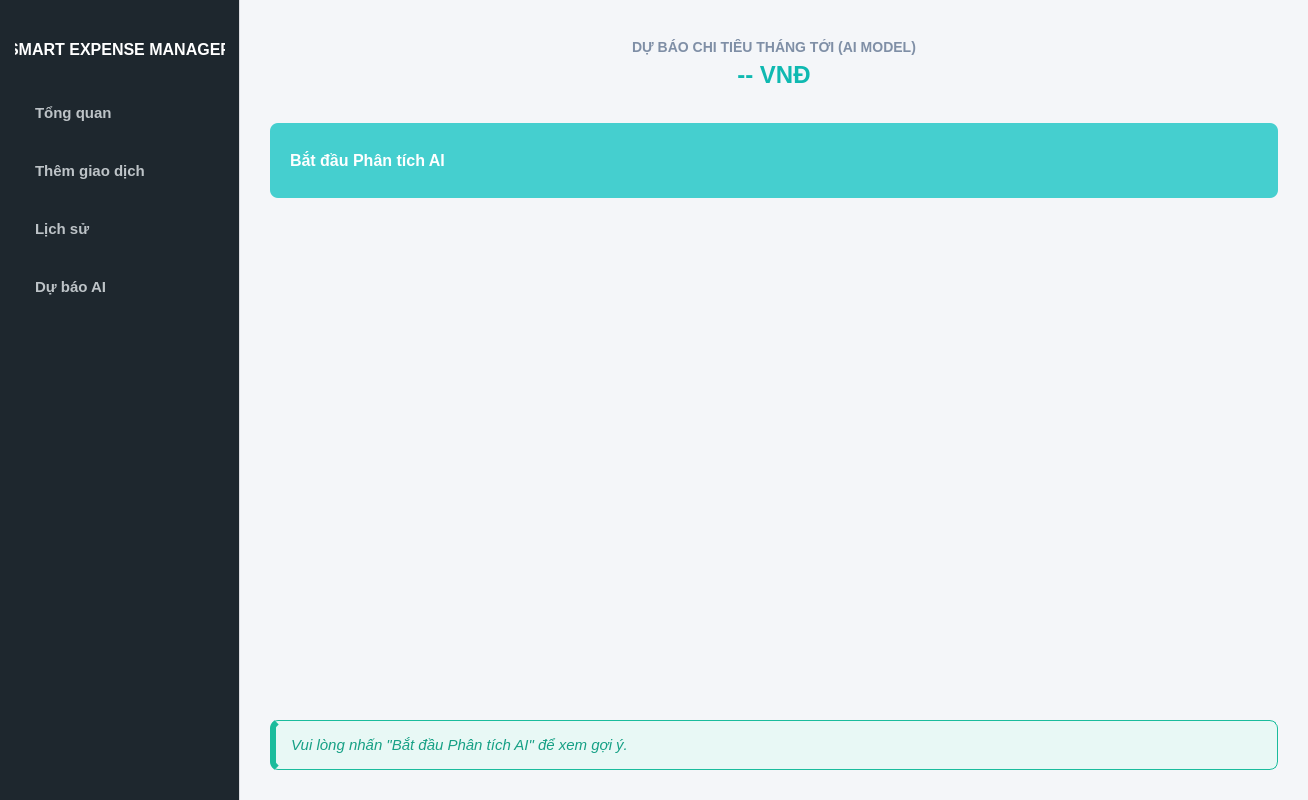
<?xml version="1.0" encoding="UTF-8"?>
<ui version="4.0">
 <class>MainWindow</class>
 <widget class="QMainWindow" name="MainWindow">
  <property name="geometry">
   <rect>
    <x>0</x>
    <y>0</y>
    <width>1308</width>
    <height>800</height>
   </rect>
  </property>
  <property name="windowTitle">
   <string>Smart Expense Manager</string>
  </property>
  <property name="styleSheet">
   <string notr="true">
    /* Tổng thể */
    QMainWindow, QStackedWidget { background-color: #f4f6f9; }

    /* Sidebar */
    QFrame#frame_sidebar { background-color: #1e272e; border-right: 1px solid #dcdde1; }
    QPushButton {
        background-color: transparent; color: #bdc3c7; border: none; border-radius: 8px;
        padding: 15px 20px; font-family: &quot;Segoe UI&quot;; font-size: 15px; text-align: left; font-weight: 500;
    }
    QPushButton:hover { background-color: #353b48; color: white; }
    QPushButton:focus { background-color: #0fb9b1; color: white; font-weight: bold; }

    /* Cards */
    QFrame[objectName^=&quot;card_&quot;] { background-color: white; border-radius: 12px; border: 1px solid #e1e4e8; }
    QLabel#label_balance_val, QLabel#lbl_prediction_result { color: #0fb9b1; font-weight: bold; font-size: 24px; }
    QLabel#label_income_val { color: #20bf6b; font-weight: bold; font-size: 20px; }
    QLabel#label_spent_val { color: #eb3b5a; font-weight: bold; font-size: 20px; }

    /* Table */
    QTableWidget { background-color: white; border-radius: 10px; gridline-color: #f1f2f6; border: 1px solid #d1d8e0; font-size: 13px;}
    QHeaderView::section { background-color: #2f3640; color: white; padding: 12px; font-weight: bold; border: none; }

    /* Form &amp; Inputs */
    QLineEdit, QDateEdit, QComboBox { border: 2px solid #d1d8e0; border-radius: 8px; padding: 10px; background: white; font-size: 14px;}
    QLineEdit:focus, QComboBox:focus { border: 2px solid #0fb9b1; }
    QPushButton#btn_save { background-color: #20bf6b; color: white; font-weight: bold; border-radius: 8px; min-height: 45px; font-size: 15px;}
    QPushButton#btn_save:hover { background-color: #26de81; }

    /* Buttons in History */
    QPushButton#btn_filter { background-color: #4b6584; color: white; border-radius: 8px; font-weight: bold; padding: 10px 20px;}
    QPushButton#btn_filter:hover { background-color: #778ca3; }

    /* AI Button */
    QPushButton#btn_analyze_ai { background-color: #8e44ad; color: white; font-weight: bold; border-radius: 8px; min-height: 45px; font-size: 16px; margin-top: 5px;}
    QPushButton#btn_analyze_ai:hover { background-color: #9b59b6; }

    /* AI Advice Card */
    QFrame#card_ai_advice { background-color: #e8f8f5; border: 1px solid #1abc9c; border-left: 6px solid #1abc9c; border-radius: 8px; }
    QLabel#lbl_ai_advice { color: #16a085; font-size: 15px; font-style: italic; }

    /* Input Text Colors */
    QLineEdit, QDateEdit, QComboBox, QTableWidget {
        color: black;
        background-color: white;
        border: 2px solid #d1d8e0;
        border-radius: 8px;
    }

    QRadioButton {
        color: black;
    }
   </string>
  </property>
  <widget class="QWidget" name="centralwidget">
   <layout class="QHBoxLayout" name="horizontalLayout_main">
    <property name="spacing">
     <number>0</number>
    </property>
    <property name="leftMargin">
     <number>0</number>
    </property>
    <property name="topMargin">
     <number>0</number>
    </property>
    <property name="rightMargin">
     <number>0</number>
    </property>
    <property name="bottomMargin">
     <number>0</number>
    </property>
    <item>
     <widget class="QFrame" name="frame_sidebar">
      <property name="minimumSize">
       <size>
        <width>240</width>
        <height>0</height>
       </size>
      </property>
      <property name="maximumSize">
       <size>
        <width>240</width>
        <height>16777215</height>
       </size>
      </property>
      <layout class="QVBoxLayout" name="verticalLayout_sidebar">
       <property name="spacing">
        <number>10</number>
       </property>
       <property name="leftMargin">
        <number>15</number>
       </property>
       <property name="topMargin">
        <number>40</number>
       </property>
       <property name="rightMargin">
        <number>15</number>
       </property>
       <item>
        <widget class="QLabel" name="lbl_logo">
         <property name="styleSheet">
          <string notr="true">color: white; font-weight: bold; font-size: 16px; margin-bottom: 20px;</string>
         </property>
         <property name="text">
          <string>SMART EXPENSE MANAGER</string>
         </property>
         <property name="alignment">
          <set>Qt::AlignmentFlag::AlignCenter</set>
         </property>
        </widget>
       </item>
       <item>
        <widget class="QPushButton" name="btn_dashboard">
         <property name="text">
          <string>Tổng quan</string>
         </property>
        </widget>
       </item>
       <item>
        <widget class="QPushButton" name="btn_input">
         <property name="text">
          <string>Thêm giao dịch</string>
         </property>
        </widget>
       </item>
       <item>
        <widget class="QPushButton" name="btn_history">
         <property name="text">
          <string>Lịch sử</string>
         </property>
        </widget>
       </item>
       <item>
        <widget class="QPushButton" name="btn_ai">
         <property name="text">
          <string>Dự báo AI</string>
         </property>
        </widget>
       </item>
       <item>
        <spacer name="verticalSpacer_sidebar">
         <property name="orientation">
          <enum>Qt::Orientation::Vertical</enum>
         </property>
         <property name="sizeHint" stdset="0">
          <size>
           <width>0</width>
           <height>0</height>
          </size>
         </property>
        </spacer>
       </item>
      </layout>
     </widget>
    </item>
    <item>
     <widget class="QStackedWidget" name="stackedWidget">
      <property name="currentIndex">
       <number>3</number>
      </property>
      <widget class="QWidget" name="page_dashboard">
       <layout class="QVBoxLayout" name="verticalLayout_dash">
        <property name="spacing">
         <number>20</number>
        </property>
        <property name="leftMargin">
         <number>30</number>
        </property>
        <property name="topMargin">
         <number>30</number>
        </property>
        <property name="rightMargin">
         <number>30</number>
        </property>
        <property name="bottomMargin">
         <number>30</number>
        </property>
        <item>
         <layout class="QHBoxLayout" name="horizontalLayout_cards">
          <property name="spacing">
           <number>20</number>
          </property>
          <item>
           <widget class="QFrame" name="card_balance">
            <layout class="QVBoxLayout" name="verticalLayout_balance">
             <item>
              <widget class="QLabel" name="label_6">
               <property name="styleSheet">
                <string>color: #7f8fa6; font-weight: bold;</string>
               </property>
               <property name="text">
                <string>Chênh lệch chi tiêu</string>
               </property>
              </widget>
             </item>
             <item>
              <widget class="QLabel" name="label_balance_val">
               <property name="text">
                <string>10.000.000 VNĐ</string>
               </property>
              </widget>
             </item>
            </layout>
           </widget>
          </item>
          <item>
           <widget class="QFrame" name="card_income">
            <layout class="QVBoxLayout" name="verticalLayout_income">
             <item>
              <widget class="QLabel" name="label_10">
               <property name="styleSheet">
                <string>color: #7f8fa6; font-weight: bold;</string>
               </property>
               <property name="text">
                <string>Tổng thu theo năm</string>
               </property>
              </widget>
             </item>
             <item>
              <widget class="QLabel" name="label_income_val">
               <property name="text">
                <string>5.000.000 VNĐ</string>
               </property>
              </widget>
             </item>
            </layout>
           </widget>
          </item>
          <item>
           <widget class="QFrame" name="card_spent">
            <layout class="QVBoxLayout" name="verticalLayout_spent">
             <item>
              <widget class="QLabel" name="label_8">
               <property name="styleSheet">
                <string>color: #7f8fa6; font-weight: bold;</string>
               </property>
               <property name="text">
                <string>Tổng chi theo năm</string>
               </property>
              </widget>
             </item>
             <item>
              <widget class="QLabel" name="label_spent_val">
               <property name="text">
                <string>2.500.000 VNĐ</string>
               </property>
              </widget>
             </item>
            </layout>
           </widget>
          </item>
         </layout>
        </item>
        <item>
         <widget class="QLabel" name="lbl_chart_title">
          <property name="styleSheet">
           <string>font-size: 16px; font-weight: bold; color: #2f3640; margin-top: 10px;</string>
          </property>
          <property name="text">
           <string>Biểu đồ phân tích thu chi</string>
          </property>
         </widget>
        </item>
        <item>
         <widget class="QChartView" name="widget" native="true">
          <property name="sizePolicy">
           <sizepolicy hsizetype="Expanding" vsizetype="Expanding">
            <horstretch>0</horstretch>
            <verstretch>0</verstretch>
           </sizepolicy>
          </property>
         </widget>
        </item>
       </layout>
      </widget>
      <widget class="QWidget" name="page_input">
       <layout class="QHBoxLayout" name="horizontalLayout_input_center">
        <item>
         <spacer name="hs1">
          <property name="orientation">
           <enum>Qt::Orientation::Horizontal</enum>
          </property>
          <property name="sizeHint" stdset="0">
           <size>
            <width>0</width>
            <height>0</height>
           </size>
          </property>
         </spacer>
        </item>
        <item>
         <layout class="QVBoxLayout" name="verticalLayout_form_container">
          <item>
           <spacer name="vs1">
            <property name="orientation">
             <enum>Qt::Orientation::Vertical</enum>
            </property>
            <property name="sizeHint" stdset="0">
             <size>
              <width>0</width>
              <height>0</height>
             </size>
            </property>
           </spacer>
          </item>
          <item>
           <widget class="QFrame" name="card_form">
            <property name="minimumSize">
             <size>
              <width>500</width>
              <height>0</height>
             </size>
            </property>
            <layout class="QFormLayout" name="formLayout">
             <property name="verticalSpacing">
              <number>20</number>
             </property>
             <property name="leftMargin">
              <number>40</number>
             </property>
             <property name="topMargin">
              <number>40</number>
             </property>
             <property name="rightMargin">
              <number>40</number>
             </property>
             <property name="bottomMargin">
              <number>40</number>
             </property>
             <item row="0" column="0" colspan="2">
              <widget class="QLabel" name="label_3">
               <property name="styleSheet">
                <string>font-size: 20px; font-weight: bold; color: #2f3640; margin-bottom: 10px;</string>
               </property>
               <property name="text">
                <string>THÊM GIAO DỊCH MỚI</string>
               </property>
               <property name="alignment">
                <set>Qt::AlignmentFlag::AlignCenter</set>
               </property>
              </widget>
             </item>
             <item row="1" column="0">
              <widget class="QLabel" name="label">
               <property name="styleSheet">
                <string>font-weight: bold; color: #2f3640;</string>
               </property>
               <property name="text">
                <string>Loại:</string>
               </property>
              </widget>
             </item>
             <item row="1" column="1">
              <layout class="QHBoxLayout" name="horizontalLayout_radio">
               <item>
                <widget class="QRadioButton" name="radio_expense">
                 <property name="text">
                  <string>Chi tiêu</string>
                 </property>
                 <property name="checked">
                  <bool>true</bool>
                 </property>
                </widget>
               </item>
               <item>
                <widget class="QRadioButton" name="radio_income">
                 <property name="text">
                  <string>Thu nhập</string>
                 </property>
                </widget>
               </item>
              </layout>
             </item>
             <item row="2" column="0">
              <widget class="QLabel" name="label">
               <property name="styleSheet">
                <string>font-weight: bold; color: #2f3640;</string>
               </property>
               <property name="text">
                <string>Số tiền:</string>
               </property>
              </widget>
             </item>
             <item row="2" column="1">
              <widget class="QLineEdit" name="txt_amount">
               <property name="placeholderText">
                <string>Ví dụ: 500000</string>
               </property>
              </widget>
             </item>
             <item row="3" column="0">
              <widget class="QLabel" name="label">
               <property name="styleSheet">
                <string>font-weight: bold; color: #2f3640;</string>
               </property>
               <property name="text">
                <string>Danh mục:</string>
               </property>
              </widget>
             </item>
             <item row="3" column="1">
              <widget class="QComboBox" name="combo_category">
               <item>
                <property name="text">
                 <string>Ăn uống</string>
                </property>
               </item>
               <item>
                <property name="text">
                 <string>Di chuyển</string>
                </property>
               </item>
               <item>
                <property name="text">
                 <string>Học tập</string>
                </property>
               </item>
               <item>
                <property name="text">
                 <string>Mua sắm</string>
                </property>
               </item>
               <item>
                <property name="text">
                 <string>Lương</string>
                </property>
               </item>
              </widget>
             </item>
             <item row="4" column="0">
              <widget class="QLabel" name="label">
               <property name="styleSheet">
                <string>font-weight: bold; color: #2f3640;</string>
               </property>
               <property name="text">
                <string>Ngày:</string>
               </property>
              </widget>
             </item>
             <item row="4" column="1">
              <widget class="QDateEdit" name="date_edit">
               <property name="calendarPopup">
                <bool>true</bool>
               </property>
              </widget>
             </item>
             <item row="5" column="0">
              <widget class="QLabel" name="label">
               <property name="styleSheet">
                <string>font-weight: bold; color: #2f3640;</string>
               </property>
               <property name="text">
                <string>Ghi chú:</string>
               </property>
              </widget>
             </item>
             <item row="5" column="1">
              <widget class="QLineEdit" name="txt_note">
               <property name="placeholderText">
                <string>Nhập mô tả giao dịch...</string>
               </property>
              </widget>
             </item>
             <item row="6" column="0" colspan="2">
              <widget class="QPushButton" name="btn_save">
               <property name="cursor">
                <cursorShape>PointingHandCursor</cursorShape>
               </property>
               <property name="text">
                <string>LƯU GIAO DỊCH</string>
               </property>
              </widget>
             </item>
            </layout>
           </widget>
          </item>
          <item>
           <spacer name="vs2">
            <property name="orientation">
             <enum>Qt::Orientation::Vertical</enum>
            </property>
            <property name="sizeHint" stdset="0">
             <size>
              <width>0</width>
              <height>0</height>
             </size>
            </property>
           </spacer>
          </item>
         </layout>
        </item>
        <item>
         <spacer name="hs2">
          <property name="orientation">
           <enum>Qt::Orientation::Horizontal</enum>
          </property>
          <property name="sizeHint" stdset="0">
           <size>
            <width>0</width>
            <height>0</height>
           </size>
          </property>
         </spacer>
        </item>
       </layout>
      </widget>
      <widget class="QWidget" name="page_history">
       <layout class="QVBoxLayout" name="verticalLayout_history">
        <property name="spacing">
         <number>15</number>
        </property>
        <property name="leftMargin">
         <number>30</number>
        </property>
        <property name="topMargin">
         <number>30</number>
        </property>
        <property name="rightMargin">
         <number>30</number>
        </property>
        <property name="bottomMargin">
         <number>30</number>
        </property>
        <item>
         <widget class="QLabel" name="label_4">
          <property name="styleSheet">
           <string>font-size: 20px; font-weight: bold; color: #2f3640;</string>
          </property>
          <property name="text">
           <string>LỊCH SỬ GIAO DỊCH</string>
          </property>
         </widget>
        </item>
        <item>
         <layout class="QHBoxLayout" name="horizontalLayout_filters">
          <property name="spacing">
           <number>10</number>
          </property>
          <item>
           <widget class="QLineEdit" name="txt_search">
            <property name="placeholderText">
             <string>Tìm kiếm theo ghi chú...</string>
            </property>
           </widget>
          </item>
          <item>
           <widget class="QComboBox" name="combo_filter_type">
            <item>
             <property name="text">
              <string>Tất cả loại</string>
             </property>
            </item>
            <item>
             <property name="text">
              <string>Thu nhập</string>
             </property>
            </item>
            <item>
             <property name="text">
              <string>Chi tiêu</string>
             </property>
            </item>
           </widget>
          </item>
          <item>
           <widget class="QPushButton" name="btn_filter">
            <property name="cursor">
             <cursorShape>PointingHandCursor</cursorShape>
            </property>
            <property name="text">
             <string>Lọc dữ liệu</string>
            </property>
           </widget>
          </item>
         </layout>
        </item>
        <item>
         <widget class="QComboBox" name="combo_month">
          <property name="placeholderText">
           <string>Phân loại giao dịch</string>
          </property>
         </widget>
        </item>
        <item>
         <widget class="QTableWidget" name="table_history">
          <column>
           <property name="text">
            <string>ID</string>
           </property>
          </column>
          <column>
           <property name="text">
            <string>Ngày</string>
           </property>
          </column>
          <column>
           <property name="text">
            <string>Loại</string>
           </property>
          </column>
          <column>
           <property name="text">
            <string>Danh mục</string>
           </property>
          </column>
          <column>
           <property name="text">
            <string>Số tiền</string>
           </property>
          </column>
          <column>
           <property name="text">
            <string>Ghi chú</string>
           </property>
          </column>
         </widget>
        </item>
        <item>
         <widget class="QPushButton" name="btn_delete">
          <property name="text">
           <string>Xoá giao dịch</string>
          </property>
         </widget>
        </item>
       </layout>
      </widget>
      <widget class="QWidget" name="page_ai">
       <layout class="QVBoxLayout" name="verticalLayout_ai">
        <property name="spacing">
         <number>20</number>
        </property>
        <property name="leftMargin">
         <number>30</number>
        </property>
        <property name="topMargin">
         <number>30</number>
        </property>
        <property name="rightMargin">
         <number>30</number>
        </property>
        <property name="bottomMargin">
         <number>30</number>
        </property>
        <item>
         <widget class="QFrame" name="card_ai_hero">
          <layout class="QVBoxLayout" name="verticalLayout_ai_hero">
           <item>
            <widget class="QLabel" name="label_5">
             <property name="styleSheet">
              <string>color: #7f8fa6; font-weight: bold; font-size: 14px;</string>
             </property>
             <property name="text">
              <string>DỰ BÁO CHI TIÊU THÁNG TỚI (AI MODEL)</string>
             </property>
             <property name="alignment">
              <set>Qt::AlignmentFlag::AlignCenter</set>
             </property>
            </widget>
           </item>
           <item>
            <widget class="QLabel" name="lbl_prediction_result">
             <property name="text">
              <string>-- VNĐ</string>
             </property>
             <property name="alignment">
              <set>Qt::AlignmentFlag::AlignCenter</set>
             </property>
            </widget>
           </item>
          </layout>
         </widget>
        </item>
        <item>
         <widget class="QPushButton" name="btn_analyze_ai">
          <property name="cursor">
           <cursorShape>PointingHandCursor</cursorShape>
          </property>
          <property name="styleSheet">
           <string notr="true">background-color: rgb(69, 207, 207);</string>
          </property>
          <property name="text">
           <string>Bắt đầu Phân tích AI</string>
          </property>
         </widget>
        </item>
        <item>
         <widget class="QChartView" name="widget_2" native="true">
          <property name="sizePolicy">
           <sizepolicy hsizetype="Expanding" vsizetype="Expanding">
            <horstretch>0</horstretch>
            <verstretch>0</verstretch>
           </sizepolicy>
          </property>
         </widget>
        </item>
        <item>
         <widget class="QFrame" name="card_ai_advice">
          <layout class="QHBoxLayout" name="horizontalLayout_ai_advice">
           <property name="leftMargin">
            <number>15</number>
           </property>
           <property name="topMargin">
            <number>15</number>
           </property>
           <property name="rightMargin">
            <number>15</number>
           </property>
           <property name="bottomMargin">
            <number>15</number>
           </property>
           <item>
            <widget class="QLabel" name="lbl_ai_advice">
             <property name="text">
              <string>Vui lòng nhấn &quot;Bắt đầu Phân tích AI&quot; để xem gợi ý.</string>
             </property>
             <property name="wordWrap">
              <bool>true</bool>
             </property>
            </widget>
           </item>
          </layout>
         </widget>
        </item>
       </layout>
      </widget>
     </widget>
    </item>
   </layout>
  </widget>
 </widget>
 <customwidgets>
  <customwidget>
   <class>QChartView</class>
   <extends>QWidget</extends>
   <header>QtCharts/QChartView</header>
   <container>1</container>
  </customwidget>
 </customwidgets>
 <resources/>
 <connections/>
</ui>
